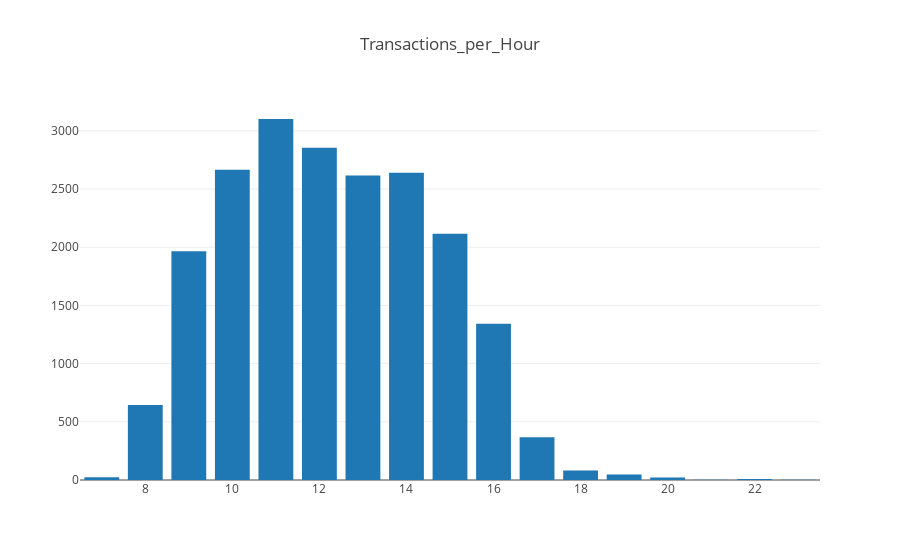

Write notebook code for a chart like this one.
### Code cell
#Plotting the graph "The number of transactions per hour"
data2 = [go.Bar(
            x=tran_perhr['hour'],
            y=tran_perhr['Transaction_count']
    )]
layout = go.Layout(
    title='Transactions_per_Hour',
)

fig2 = go.Figure(data=data2, layout=layout)

iplot(fig2, filename='basic-bar')

### Figure 1 — Plotly figure (JSON) as saved in the notebook; plotly's stock layout.template omitted (floating-point values rounded to 4 significant figures)
{"data": [{"type": "bar", "uid": "5acb596b-f0f7-463d-b8e7-1cbc0e97b1f9", "x": [11, 12, 10, 14, 13, 15, 9, 16, 8, 17, 18, 19, 7, 20, 22, 23, 21], "y": [3102, 2854, 2666, 2640, 2617, 2115, 1966, 1343, 645, 368, 82, 48, 24, 22, 8, 3, 3]}], "layout": {"title": "Transactions_per_Hour"}}
